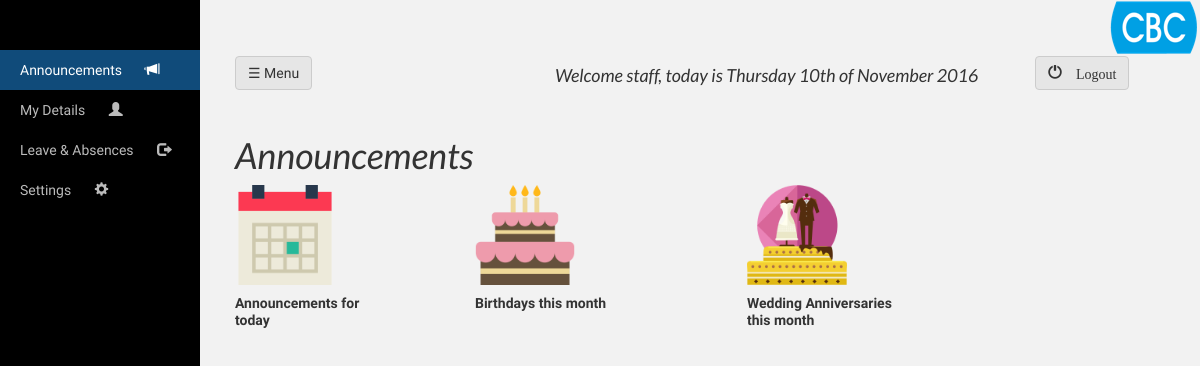
The app's page /staff/staff.php (signed in), older data.
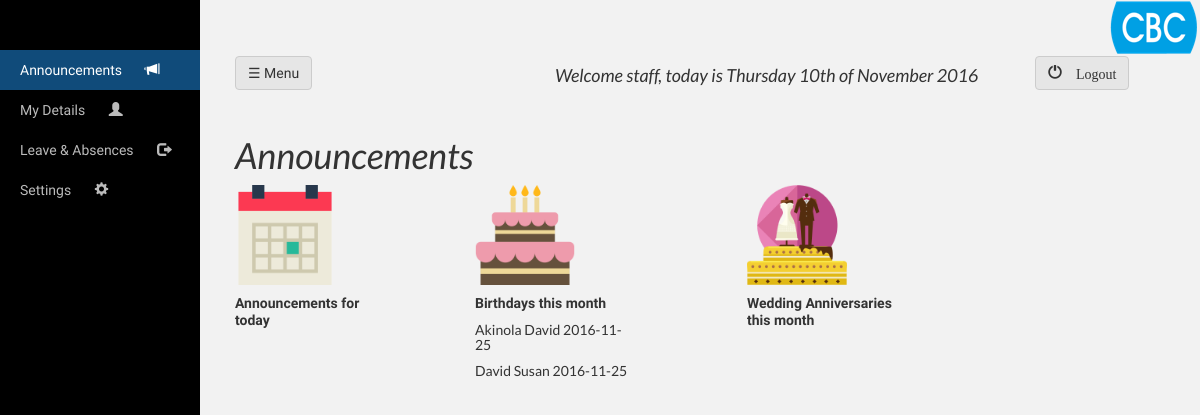
The same page, newer data.
### tables this page shows
CREATE TABLE `personal_information` (
  `user_id` int(255) NOT NULL,
  `LastName` varchar(50) NOT NULL,
  `FirstName` varchar(50) NOT NULL,
  `OtherName` varchar(50) DEFAULT NULL,
  `MaidenName` varchar(50) DEFAULT NULL,
  `D_O_B` date NOT NULL,
  `Nationality` varchar(30) NOT NULL,
  `State_of_Origin` varchar(30) NOT NULL,
  `Telephone_No` int(20) NOT NULL,
  `Title` varchar(20) NOT NULL,
  `Religion` varchar(20) NOT NULL,
  `Marital_Status` varchar(20) NOT NULL,
  `Marriage_Date` date DEFAULT NULL,
  `Spouse_Name` varchar(30) DEFAULT NULL,
  `Spouse_Nationality` varchar(30) DEFAULT NULL,
  `Spouse_Profession` varchar(30) DEFAULT NULL,
  `Residential_Address` varchar(200) NOT NULL,
  `Date_of_Employment` date NOT NULL,
  `Email_Address` varchar(70) DEFAULT NULL,
  `Post_Code` int(10) DEFAULT NULL,
  `Next_of_Kin` varchar(50) DEFAULT NULL,
  `Next_of_Kin_Address` varchar(70) DEFAULT NULL,
  `Relationship_with_Next_of_Kin` varchar(50) DEFAULT NULL,
  `Passport_photograph` varchar(150) DEFAULT NULL,
  `subsidiary` varchar(50) DEFAULT NULL
);

### staff/staff.php (the view, shortened to what this page needs)
<?php
include '../dbconnect.php';
?>
<?php
$session_user = $_SESSION['cbc_staff'];
?>
<div id="wrapper">
        <div id="sidebar-wrapper">
            <ul class="sidebar-nav">
            	<li><a href="#" id="announcements" class="active">Announcements <span class="glyphicon glyphicon-bullhorn"></span></a></li>
                <li><a href="#" id="my_details">My Details <span class="glyphicon glyphicon-user"></span></a></li>
                <li><a href="#" id="leave_absences">Leave & Absences <span class="glyphicon glyphicon-log-out"></span></a></li>
                <li><a href="#" id="settings">Settings <span class="glyphicon glyphicon-cog"></span></a></li>
            </ul>
        </div>
        <div id="page-content-wrapper">
            <div class="container-fluid">
                <div class="row">
	                <div class="col-md-1">
	                   	<a href="#menu-toggle" class="btn btn-default" id="menu-toggle" style="background-color:#e6e6e6">&#9776; Menu</a>
	                </div>
	                <div class="col-md-3"></div>
	                <div class="col-md-6">
	                    <i><h4>Welcome <?php echo $session_user ?>, today is <?php echo date("l jS \of F Y ") ?></h4></i>
	                </div>
	                <div class="col-md-1">
	                    <a href="../logout.php" class="btn btn-default" style="background-color:#e6e6e6"><span class="glyphicon glyphicon-off"> Logout</span></a>
	                </div>
	                <div class="col-md-1"></div>
                </div>
                        <br>
                <div id="announcements_page">
		    	<i><h1>Announcements</h1></i>
		    	<div class="row">
		    		<div class="col-md-2" id="events">
		    			<img src="../images/calendar.png" style="width: 100px;height: 100px;"><h5><b>Announcements for today</b></h5>
		    		</div>
		    		<div class="col-md-1"></div>
		    		<div class="col-md-2" id="birthdays">
		    			<img src="../images/birthday-cake.png" style="width: 100px;height: 100px;"><h5><b>Birthdays this month</b></h5>
						<?php
							$date = '____-'.date('m').'%';
							$sql = "SELECT FirstName , LastName , D_O_B FROM `personal_information` WHERE `D_O_B` LIKE '$date' ORDER BY `D_O_B` ASC";
							$query = mysqli_query($conn,$sql);
							while ($row = mysqli_fetch_array($query , MYSQLI_ASSOC) ) {
							$fullname = $row['LastName'].' '.$row['FirstName'];
							echo '<h5>'.$fullname.'   '.date('Y').'-'.substr($row['D_O_B'], 5).'</h5>';
							}
						?>
		    		</div>
		    		<div class="col-md-1"></div>
					<div class="col-md-2" id="weddings">
		    			<img src="../images/wedding-cake.png" style="width: 100px;height: 100px;"><h5><b>Wedding Anniversaries this month</b></h5>
		    		</div>
		    	</div>
                </div>
			    </div>
            </div>
        </div>

Row changes from the older to the newer data that the page shows:
now on this page (row edited): personal_information: fullname "Akinola David", D_O_B "11-25"
now on this page (row edited): personal_information: fullname "David Susan", D_O_B "11-25"
